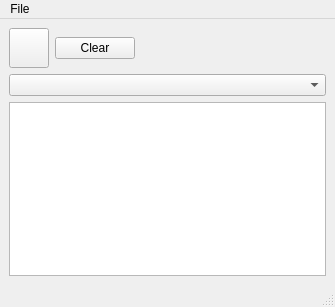
<?xml version="1.0" encoding="UTF-8"?>
<ui version="4.0">
 <class>MainWindow</class>
 <widget class="QMainWindow" name="MainWindow">
  <property name="geometry">
   <rect>
    <x>0</x>
    <y>0</y>
    <width>335</width>
    <height>307</height>
   </rect>
  </property>
  <property name="windowTitle">
   <string>MainWindow</string>
  </property>
  <widget class="QWidget" name="centralwidget">
   <layout class="QVBoxLayout" name="verticalLayout">
    <item>
     <layout class="QHBoxLayout" name="horizontalLayout">
      <item>
       <widget class="QPushButton" name="fill_btn">
        <property name="minimumSize">
         <size>
          <width>40</width>
          <height>40</height>
         </size>
        </property>
        <property name="text">
         <string/>
        </property>
        <property name="icon">
         <iconset>
          <normaloff>:/ico/png/download-1.png</normaloff>:/ico/png/download-1.png</iconset>
        </property>
        <property name="iconSize">
         <size>
          <width>32</width>
          <height>32</height>
         </size>
        </property>
       </widget>
      </item>
      <item>
       <widget class="QPushButton" name="clear_btn">
        <property name="text">
         <string>Clear</string>
        </property>
       </widget>
      </item>
      <item>
       <spacer name="horizontalSpacer">
        <property name="orientation">
         <enum>Qt::Horizontal</enum>
        </property>
        <property name="sizeHint" stdset="0">
         <size>
          <width>40</width>
          <height>20</height>
         </size>
        </property>
       </spacer>
      </item>
     </layout>
    </item>
    <item>
     <widget class="QComboBox" name="comboBox"/>
    </item>
    <item>
     <widget class="QListWidget" name="listWidget"/>
    </item>
   </layout>
  </widget>
  <widget class="QMenuBar" name="menubar">
   <property name="geometry">
    <rect>
     <x>0</x>
     <y>0</y>
     <width>335</width>
     <height>21</height>
    </rect>
   </property>
   <widget class="QMenu" name="menuFile">
    <property name="title">
     <string>File</string>
    </property>
   </widget>
   <addaction name="menuFile"/>
  </widget>
  <widget class="QStatusBar" name="statusbar"/>
 </widget>
 <resources>
  <include location="png/rsc.qrc"/>
 </resources>
 <connections/>
</ui>
